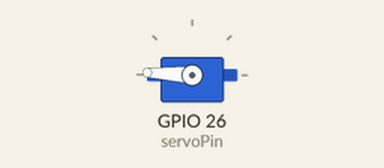
Simulated run of this sketch. Board: ESP32. Parts: servo.

Above: at 1.05 s.
At 1.7 s:
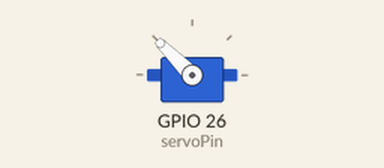
At 2.35 s:
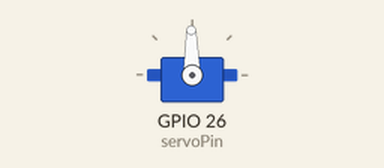
At 3.7 s:
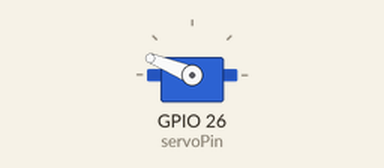
Timing chart, 0 to 8.0 s (numbered marks = the images above):
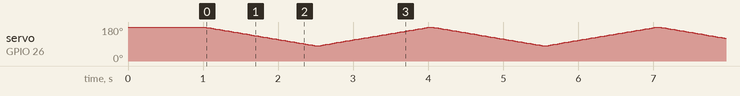

The sketch:

4_3_5_Servo.ino
```cpp
/*
 * 文件名 : Servo
 * 功能   : 舵机转动
 * 编译IDE：ARDUINO 2.3.6
 * 作者   : https://www.keyesrobot.cn/
*/

#include <ESP32Servo.h>  //需要导入ESP32开发板的舵机库

Servo myservo;  // 创建舵机对象来控制舵机,在ESP32上可以创建16个舵机对象

int pos = 0;    // 定义变量存储舵机位置
// ESP32上推荐的PWM GPIO引脚包括2、4、12-19、21-23、25-27、32-33

int servoPin = 26;

void setup() {
  myservo.attach(servoPin);   // 将引脚26上的舵机连接到舵机对象上
  myservo.write(180);
  delay(1000);
}

void loop() {
  for (pos = 180; pos >= 80; pos -= 1) { // 从180度到80度
    myservo.write(pos);              // 告诉舵机到变量“pos”的位置
    delay(15);                       // 每次等待15ms让舵机到达对应的位置
  }
  for (pos = 80; pos <= 180; pos += 1) { // 从80度到180度
    // 每次15度
    myservo.write(pos);              //告诉舵机到变量“pos”的位置
    delay(15);                       // 每次等待15ms让舵机到达对应的位置
  }
}
```
